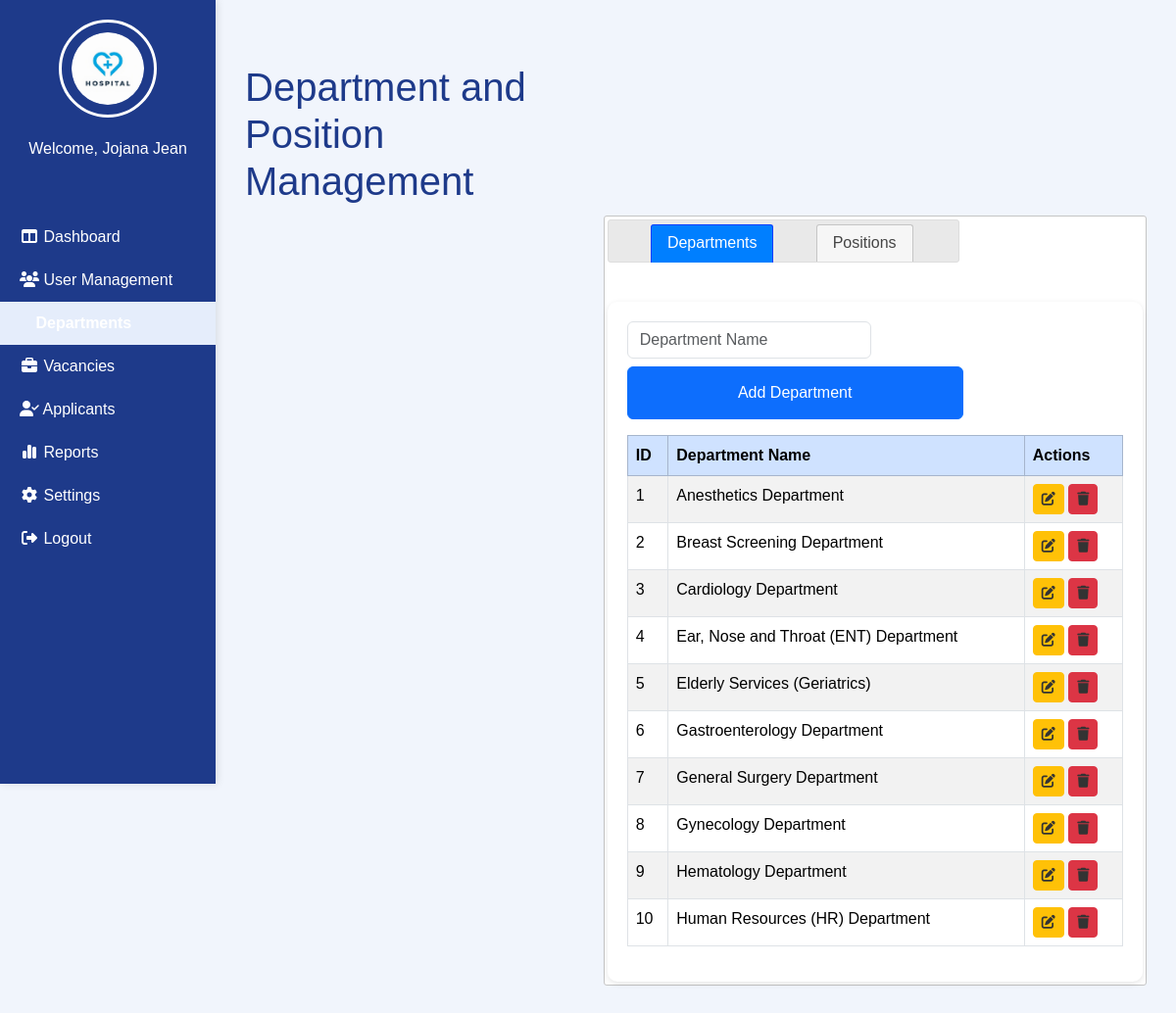
The app's page /Admin_Departments.php, older data.
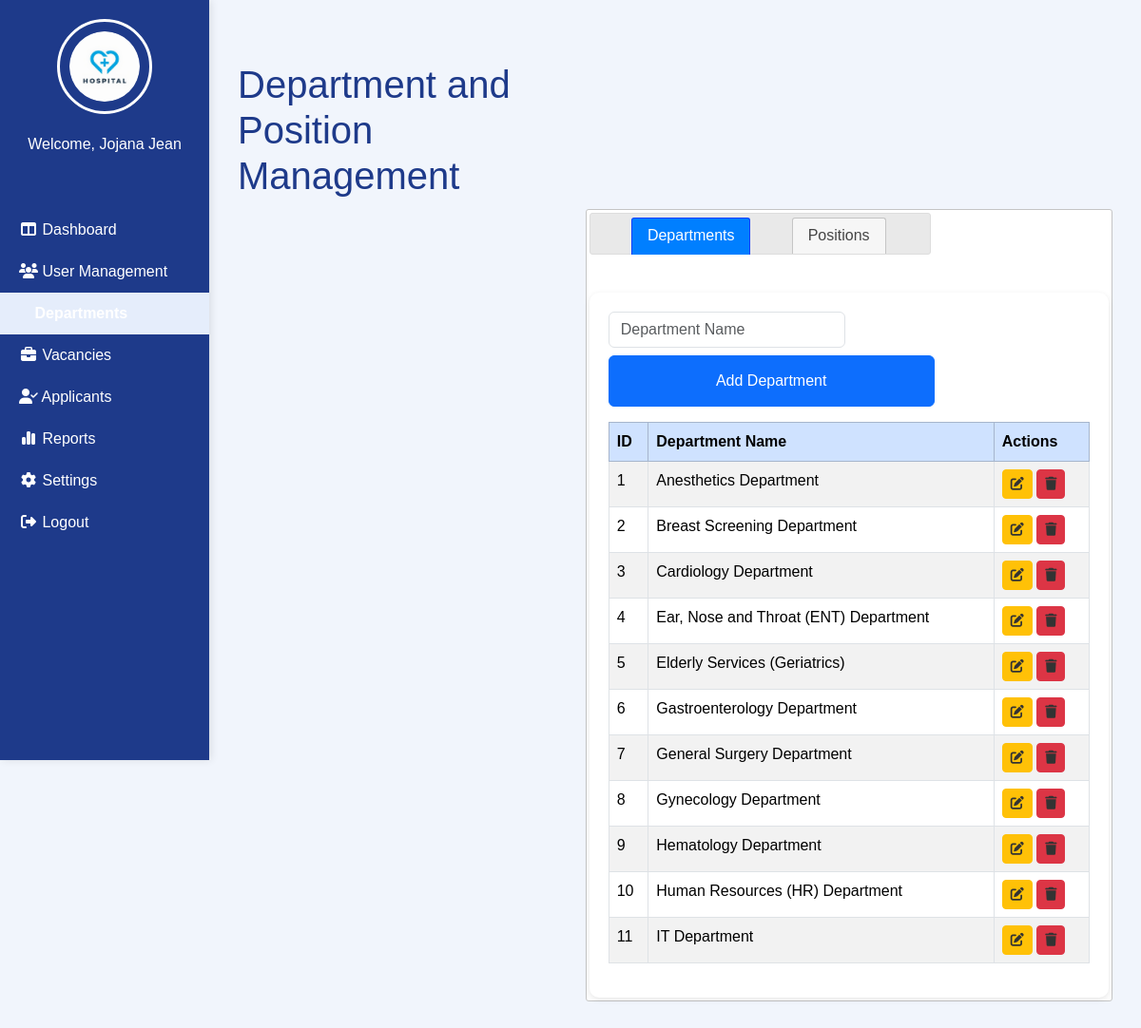
The same page, newer data.
### tables this page shows
CREATE TABLE `department` (
  `deptID` int(11) NOT NULL,
  `deptName` varchar(100) NOT NULL
);

### Admin_Departments.php (the view, shortened to what this page needs)
<?php
require 'admin/db.connect.php';
$adminnameQuery = $conn->query("SELECT fullname FROM user WHERE role = 'Admin' LIMIT 1");
$adminname = ($adminnameQuery && $row = $adminnameQuery->fetch_assoc()) ? $row['fullname'] : 'Admin';
$editDeptID = null;
$editDeptName = "";
$departments = $conn->query("SELECT * FROM department ORDER BY deptID ASC");
?>
<!DOCTYPE html>
<html lang="en">
<head>
<link rel="stylesheet" href="admin-sidebar.css">
<link href="https://cdn.jsdelivr.net/npm/bootstrap@5.3.3/dist/css/bootstrap.min.css" rel="stylesheet">
<link rel="stylesheet" href="https://cdnjs.cloudflare.com/ajax/libs/font-awesome/6.5.0/css/all.min.css">
<link rel="stylesheet" href="https://code.jquery.com/ui/1.13.2/themes/base/jquery-ui.css">
</head>
<body>
<div class="sidebar">
    <div class="sidebar-logo"><img src="Images/hospitallogo.png" alt="Logo"></div>
    <div class="sidebar-name"><p><?php echo "Welcome, $adminname"; ?></p></div>
    <ul class="nav flex-column">
        <li><a href="Admin_Dashboard.php"><i class="fa-solid fa-table-columns"></i> Dashboard</a></li>
        <li><a href="Admin_UserManagement.php"><i class="fa-solid fa-users"></i> User Management</a></li>
        <li class="active"><a href="Admin_Departments.php"><i class="fa-building-columns"></i> Departments</a></li>
        <li><a href="Admin_Vacancies.php"><i class="fa-solid fa-briefcase"></i> Vacancies</a></li>
        <li><a href="Admin-Applicants.php"><i class="fa-solid fa-user-check"></i> Applicants</a></li>
        <li><a href="Admin_Reports.php"><i class="fa-solid fa-chart-simple"></i> Reports</a></li>
        <li><a href="Admin-Settings.php"><i class="fa-solid fa-gear"></i> Settings</a></li>
        <li><a href="Login.php"><i class="fa-solid fa-right-from-bracket"></i> Logout</a></li>
    </ul>
</div>
<main class="main-content">
     <div class="main-content-header">
            <h1>Department and Position Management</h1>
        </div>
    <div id="tabs">
        <ul>
            <li><a href="#tabs-1">Departments</a></li>
            <li><a href="#tabs-2">Positions</a></li>
        </ul>
        <div id="tabs-1">
            <form class="row g-2 mb-3" method="POST">
    <div class="col-md-6">
        <input type="text" name="deptName" class="form-control" placeholder="Department Name"
               value="<?php echo htmlspecialchars($editDeptName); ?>" required>
    </div>
    <div class="col-auto">
        <button type="submit" name="<?php echo $editDeptID ? 'editDept' : 'addDept'; ?>" class="btn btn-primary">
            <?php echo $editDeptID ? 'Update Department' : 'Add Department'; ?>
        </button>
    </div>
</form>
            <table class="table table-striped table-bordered">
                <thead class="table-primary">
                    <tr>
                        <th>ID</th>
                        <th>Department Name</th>
                        <th>Actions</th>
                    </tr>
                </thead>
                <tbody>
                <?php
                $departments->data_seek(0);
                while($d = $departments->fetch_assoc()):
                ?>
                    <tr>
                        <td><?php echo $d['deptID']; ?></td>
                        <td><?php echo $d['deptName']; ?></td>
                        <td>
                            <a href="?editDeptID=<?php echo $d['deptID']; ?>" class="btn btn-sm btn-warning"><i class="fa fa-edit"></i></a>
                            <a href="?deleteDept=<?php echo $d['deptID']; ?>" class="btn btn-sm btn-danger" onclick="return confirm('Delete this department?')"><i class="fa fa-trash"></i></a>
                        </td>
                    </tr>
                <?php endwhile; ?>
                </tbody>
            </table>
        </div>
    </div>
</main>
</body>
</html>

Row changes from the older to the newer data that the page shows:
added department: deptID "11", deptName "IT Department"
